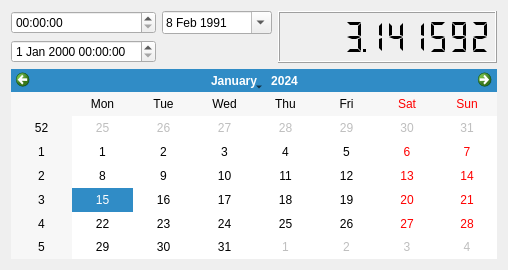
          <widget class="QWidget" name="page_3">
           <property name="geometry">
            <rect>
             <x>0</x>
             <y>0</y>
             <width>508</width>
             <height>270</height>
            </rect>
           </property>
           <attribute name="label">
            <string>Date controls</string>
           </attribute>
           <layout class="QGridLayout" name="gridLayout_9" columnstretch="1,1,2">
            <item row="0" column="2" rowspan="2">
             <widget class="QLCDNumber" name="lcdNumber">
              <property name="smallDecimalPoint">
               <bool>true</bool>
              </property>
              <property name="digitCount">
               <number>10</number>
              </property>
              <property name="segmentStyle">
               <enum>QLCDNumber::Flat</enum>
              </property>
              <property name="value" stdset="0">
               <double>3.141592000000000</double>
              </property>
             </widget>
            </item>
            <item row="0" column="0">
             <widget class="QTimeEdit" name="timeEdit"/>
            </item>
            <item row="1" column="0">
             <widget class="QDateTimeEdit" name="dateTimeEdit"/>
            </item>
            <item row="0" column="1">
             <widget class="QDateEdit" name="dateEdit">
              <property name="dateTime">
               <datetime>
                <hour>0</hour>
                <minute>0</minute>
                <second>0</second>
                <year>1991</year>
                <month>2</month>
                <day>8</day>
               </datetime>
              </property>
              <property name="calendarPopup">
               <bool>true</bool>
              </property>
             </widget>
            </item>
            <item row="2" column="0" colspan="3">
             <widget class="QCalendarWidget" name="calendarWidget"/>
            </item>
           </layout>
          </widget>
